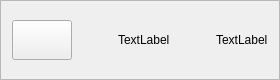
     <widget class="QFrame" name="frame">
      <property name="minimumSize">
       <size>
        <width>0</width>
        <height>60</height>
       </size>
      </property>
      <property name="maximumSize">
       <size>
        <width>16777215</width>
        <height>80</height>
       </size>
      </property>
      <property name="frameShape">
       <enum>QFrame::StyledPanel</enum>
      </property>
      <property name="frameShadow">
       <enum>QFrame::Raised</enum>
      </property>
      <layout class="QHBoxLayout" name="horizontalLayout_2">
       <item>
        <widget class="QPushButton" name="pushButton_7">
         <property name="minimumSize">
          <size>
           <width>60</width>
           <height>40</height>
          </size>
         </property>
         <property name="maximumSize">
          <size>
           <width>60</width>
           <height>40</height>
          </size>
         </property>
         <property name="text">
          <string/>
         </property>
         <property name="icon">
          <iconset resource="../../resource.qrc">
           <normaloff>:/icons/menu.png</normaloff>:/icons/menu.png</iconset>
         </property>
        </widget>
       </item>
       <item>
        <spacer name="horizontalSpacer">
         <property name="orientation">
          <enum>Qt::Horizontal</enum>
         </property>
         <property name="sizeHint" stdset="0">
          <size>
           <width>40</width>
           <height>20</height>
          </size>
         </property>
        </spacer>
       </item>
       <item>
        <widget class="QLabel" name="labelRowMativation">
         <property name="text">
          <string>TextLabel</string>
         </property>
        </widget>
       </item>
       <item>
        <spacer name="horizontalSpacer_5">
         <property name="orientation">
          <enum>Qt::Horizontal</enum>
         </property>
         <property name="sizeHint" stdset="0">
          <size>
           <width>40</width>
           <height>20</height>
          </size>
         </property>
        </spacer>
       </item>
       <item>
        <widget class="QLabel" name="labelName">
         <property name="text">
          <string>TextLabel</string>
         </property>
        </widget>
       </item>
      </layout>
     </widget>
